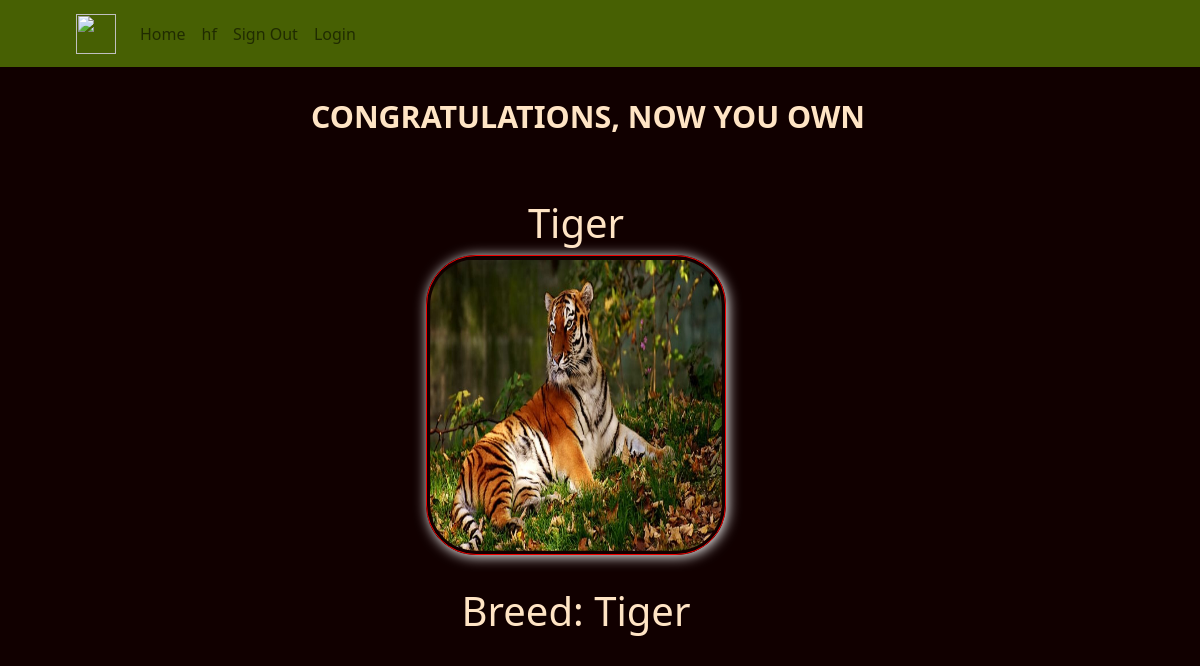
Page /take_me.php?id=3 (signed in) on the committed database.
### tables this page shows
CREATE TABLE `animals` (
  `animal_id` int(11) NOT NULL,
  `animal_name` varchar(30) NOT NULL,
  `come_from` varchar(30) NOT NULL,
  `picture` varchar(255) NOT NULL,
  `address` varchar(255) NOT NULL,
  `description` text DEFAULT NULL,
  `size` enum('big','medium','small') NOT NULL,
  `age` int(11) NOT NULL,
  `breed` varchar(30) NOT NULL,
  `available` int(15) NOT NULL
);

### take_me.php (the view, shortened to what this page needs)
<?php
require_once "./components/db_connect.php";
$hel = $_GET["id"];
$sql1 = "SELECT * FROM animals WHERE animal_id = $hel";
$result = mysqli_query($connect, $sql1);
$tbody="";
if(mysqli_num_rows($result)>0){
    while($row = mysqli_fetch_assoc($result)){
        $tbody .= "
        <div class='row text-center justify-content-center'>
            <div class='nsl'></div>
            <div class='col-12 nsl'>
                <h1 class='dit'>
                  ".$row['animal_name']."
                </h1>
                <div class='dimgbox'>
                    <img class='ditimg' src='./pictures/".$row['picture']."'>
                </div>
            </div>
            <div class='col-12 nsl'>
              <h1>Breed: ".$row['breed']." </a>
              </h1>
            </div>
        </div>";
    };
}else {
    $tbody="
       <tr>
         <td> colspan='5' class='text-center'>Not Data </td>
        </tr>
    ";
}
?>
<!DOCTYPE html>
<html lang="en">
<head>
    <link rel="stylesheet" href="css/style.css">
    <link href="https://cdn.jsdelivr.net/npm/bootstrap@5.1.3/dist/css/bootstrap.min.css" rel="stylesheet">
</head>
<body class="bbc">
  <?php require_once './components/navigation.php' ?>
  <div id="items">
    <div class="row text-center dit justify-content-center">
      <div class="col-12">
        <h3 class="heading text-center">Congratulations, now you own</h3>
      </div>
      <div class="col-12 row">
         <?php echo $tbody; ?>
      </div>
    </div>
  </div>
</body>
</html>

### css/style.css (style rules this page uses)
* { max-width: 100%; }
.bbc { background-color: #110000; }
.nsl { padding-bottom: 2rem; }
.heading { font-size: 1.9rem; font-weight: 700; margin-block: 2rem; text-transform: uppercase; }
.dit { color: bisque; }
.ditimg { width: 300px; height: 300px; border-radius: 50px; border: solid 1px #f10000; -webkit-box-shadow: 0.1rem 0.1rem 0.8rem white; box-shadow: 0.1rem 0.1rem 0.8rem white; padding: 0.2rem; background-size: cover; }

### rows in the picture
animals: animal_name "Tiger", picture (picture), breed "Tiger"
